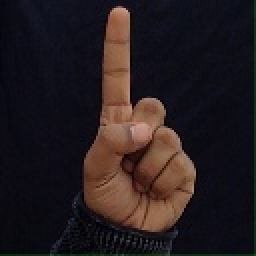
#> input picture server/Model/Indian/1/1070.jpg, 128 x 128 px (shown 2 times larger); its folder holds only this picture in this run
$ python prepare_data.py
#> lines starting #> are read from the running program, lines starting #| are printed output that depends on the picture
import os
import numpy as np
import cv2
from glob import glob

# Path to dataset
DATASET_PATH = "Indian/"  # Update if needed
OUTPUT_PATH = "dataset/"   # Where to save processed data

# Get class names from folder names (sorted for consistency)
CLASSES = sorted(os.listdir(DATASET_PATH))
print("Detected Classes:", CLASSES)

# Initialize lists for data and labels
data, labels = [], []

for label, class_name in enumerate(CLASSES):
    class_path = os.path.join(DATASET_PATH, class_name)
    image_paths = glob(os.path.join(class_path, "*.jpg"))  # Change to "*.png" if needed

    for img_path in image_paths:
        img = cv2.imread(img_path, cv2.IMREAD_GRAYSCALE)  # Read image in grayscale
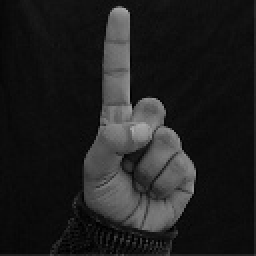
#> img: shape (128, 128) (shown 2 times larger); min 0, max 174, mean 31
        img = cv2.resize(img, (64, 64))  # Resize to 64x64
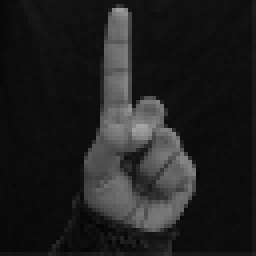
#> img: shape (64, 64) (shown 4 times larger); min 5, max 165, mean 31.1
        img = img / 255.0  # Normalize pixel values

        data.append(img)
        labels.append(label)
#> pass 2 of the loop `for label, class_name in enumerate(CLASSES):`:
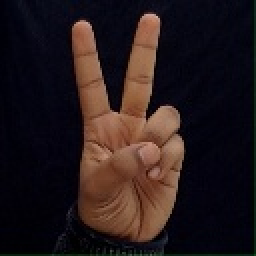
#> input picture server/Model/Indian/2/155.jpg, 128 x 128 px (shown 2 times larger)
#> `img = cv2.imread(img_path, cv2.IMREAD_GRAYSCALE)`:
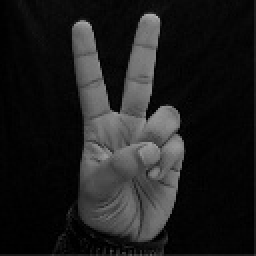
#> img: shape (128, 128) (shown 2 times larger); min 0, max 179, mean 29.5
#> `img = cv2.resize(img, (64, 64))`:
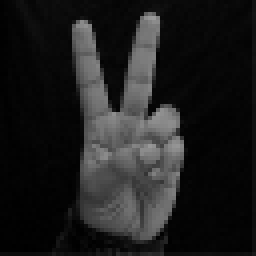
#> img: shape (64, 64) (shown 4 times larger); min 0, max 154, mean 29.7

# Convert to NumPy arrays
data = np.array(data, dtype="float32").reshape(-1, 64, 64, 1)  # Add channel dimension
labels = np.array(labels, dtype="int")

# Save data
os.makedirs(OUTPUT_PATH, exist_ok=True)
np.save(os.path.join(OUTPUT_PATH, "train_data.npy"), data)
np.save(os.path.join(OUTPUT_PATH, "train_labels.npy"), labels)

print(f"Data saved to {OUTPUT_PATH}")
